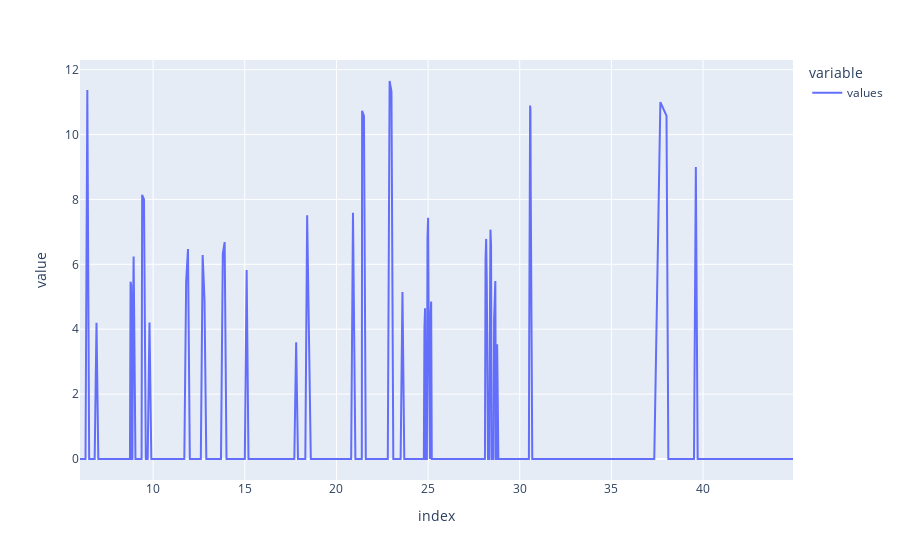
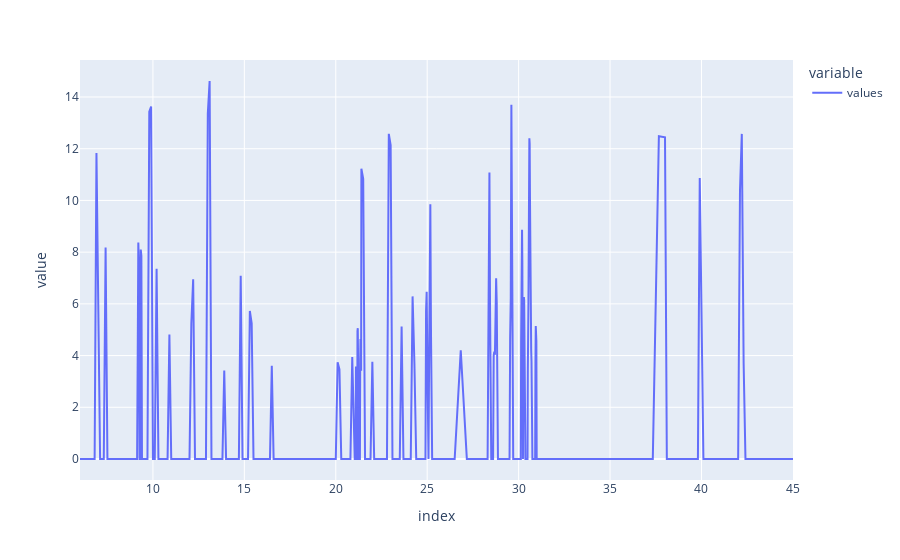
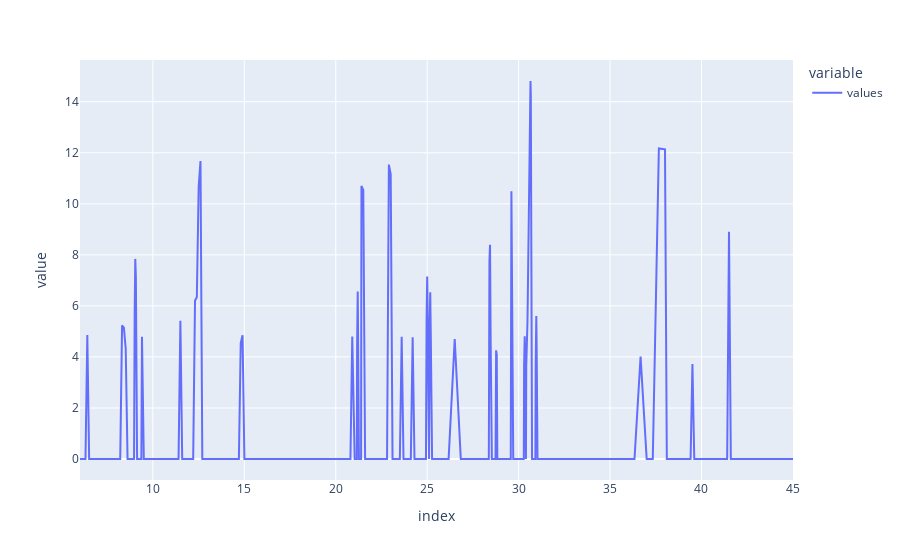
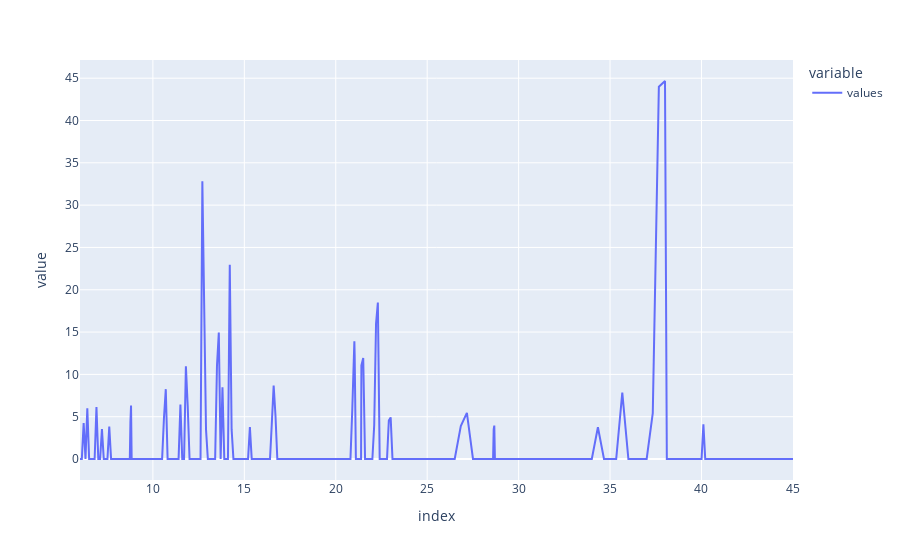

Write notebook code for charts like these, in order.
### Code cell
# chedadi 100 acide méthylmalonique et 30H-propionique (un peu)
reload(tools)
for i in data[:4]:
    print(i.name)
    fig = i.df.plot()
    fig.show()
    print(i.ruleBasedCheck())

### Figure 1 — Plotly figure (JSON) as saved in the notebook; plotly's stock layout.template omitted (floating-point values rounded to 4 significant figures; data arrays with more than 128 entries replaced by an {"elided": "..."} marker saying what was removed)
{"data": [{"hovertemplate": "variable=values<br>index=%{x}<br>value=%{y}<extra></extra>", "legendgroup": "values", "line": {"color": "#636efa", "dash": "solid"}, "mode": "lines", "name": "values", "orientation": "v", "showlegend": true, "type": "scatter", "x": {"elided": "492 float values"}, "xaxis": "x", "y": {"elided": "492 float values"}, "yaxis": "y"}], "layout": {"legend": {"title": {"text": "variable"}, "tracegroupgap": 0}, "margin": {"t": 60}, "xaxis": {"anchor": "y", "domain": [0, 1], "title": {"text": "index"}}, "yaxis": {"anchor": "x", "domain": [0, 1], "title": {"text": "value"}}}}

### Figure 2 — Plotly figure (JSON) as saved in the notebook; plotly's stock layout.template omitted (floating-point values rounded to 4 significant figures; data arrays with more than 128 entries replaced by an {"elided": "..."} marker saying what was removed)
{"data": [{"hovertemplate": "variable=values<br>index=%{x}<br>value=%{y}<extra></extra>", "legendgroup": "values", "line": {"color": "#636efa", "dash": "solid"}, "mode": "lines", "name": "values", "orientation": "v", "showlegend": true, "type": "scatter", "x": {"elided": "493 float values"}, "xaxis": "x", "y": {"elided": "493 float values"}, "yaxis": "y"}], "layout": {"legend": {"title": {"text": "variable"}, "tracegroupgap": 0}, "margin": {"t": 60}, "xaxis": {"anchor": "y", "domain": [0, 1], "title": {"text": "index"}}, "yaxis": {"anchor": "x", "domain": [0, 1], "title": {"text": "value"}}}}

### Figure 3 — Plotly figure (JSON) as saved in the notebook; plotly's stock layout.template omitted (floating-point values rounded to 4 significant figures; data arrays with more than 128 entries replaced by an {"elided": "..."} marker saying what was removed)
{"data": [{"hovertemplate": "variable=values<br>index=%{x}<br>value=%{y}<extra></extra>", "legendgroup": "values", "line": {"color": "#636efa", "dash": "solid"}, "mode": "lines", "name": "values", "orientation": "v", "showlegend": true, "type": "scatter", "x": {"elided": "493 float values"}, "xaxis": "x", "y": {"elided": "493 float values"}, "yaxis": "y"}], "layout": {"legend": {"title": {"text": "variable"}, "tracegroupgap": 0}, "margin": {"t": 60}, "xaxis": {"anchor": "y", "domain": [0, 1], "title": {"text": "index"}}, "yaxis": {"anchor": "x", "domain": [0, 1], "title": {"text": "value"}}}}

### Figure 4 — Plotly figure (JSON) as saved in the notebook; plotly's stock layout.template omitted (floating-point values rounded to 4 significant figures; data arrays with more than 128 entries replaced by an {"elided": "..."} marker saying what was removed)
{"data": [{"hovertemplate": "variable=values<br>index=%{x}<br>value=%{y}<extra></extra>", "legendgroup": "values", "line": {"color": "#636efa", "dash": "solid"}, "mode": "lines", "name": "values", "orientation": "v", "showlegend": true, "type": "scatter", "x": {"elided": "493 float values"}, "xaxis": "x", "y": {"elided": "493 float values"}, "yaxis": "y"}], "layout": {"legend": {"title": {"text": "variable"}, "tracegroupgap": 0}, "margin": {"t": 60}, "xaxis": {"anchor": "y", "domain": [0, 1], "title": {"text": "index"}}, "yaxis": {"anchor": "x", "domain": [0, 1], "title": {"text": "value"}}}}
